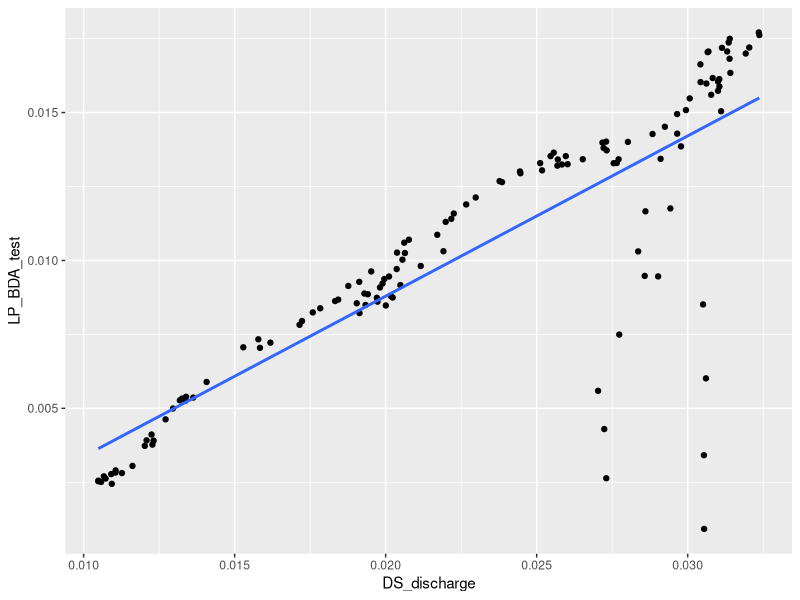

Here is the R script that generated this plot: (Note: this script raises an error after producing the figure.)
# library(Rmisc)
# library(conflicted)
library(dplyr)
library(tidyverse)
# library(lme4)
# library(lsmeans)
# library(car)
# library(readtext)
# library(vroom)
library(lubridate)

#### Discharge ####
# Just another way to change jday to date

# time_vec <- pull(Discharge, jday)
# origin <- as.Date("2021-01-01")
# Discharge$Date <- origin + time_vec
Discharge_2019 <- read.csv("BDA_Discharge.csv", header = T, sep = ",") %>%
  filter(year != 2020, year != 2021, creek != "North Fork Howard", 
         creek != "Little Fish", creek != "Lost Horse") %>%
  mutate(creek = case_when(creek == "Teepee" ~"TP", 
                           creek == "Fish" ~ "FH",
                           creek == "Lost Prairie" ~ "LP")) %>%
  add_column(Origin = as.Date("2020-01-01")) %>%
  mutate(Date = Origin + jday, .keep = "unused") %>%
  select(-X) %>%
  rename(Station = us.ds, Site = creek) %>%
  mutate(Date = format(Date, "%m/%d/%Y")) %>% # Makes date format match DOC dates
  na.exclude()

Discharge_2020 <- read.csv("BDA_Discharge.csv", header = T, sep = ",") %>%
  filter(year != 2019, year != 2021, creek != "North Fork Howard", 
         creek != "Little Fish", creek != "Lost Horse") %>%
  mutate(creek = case_when(creek == "Teepee" ~"TP", 
                           creek == "Fish" ~ "FH",
                           creek == "Lost Prairie" ~ "LP")) %>%
  add_column(Origin = as.Date("2020-01-01")) %>%
  mutate(Date = Origin + jday, .keep = "unused") %>%
  select(-X) %>%
  rename(Station = us.ds, Site = creek) %>%
  mutate(Date = format(Date, "%m/%d/%Y")) %>% # Makes date format match DOC dates
  na.exclude()

Discharge_2021 <- read.csv("BDA_Discharge.csv", header = T, sep = ",") %>%
  filter(year != 2019, year != 2020, creek != "North Fork Howard", 
         creek != "Little Fish", creek != "Lost Horse") %>%
  mutate(creek = case_when(creek == "Teepee" ~"TP", 
                           creek == "Fish" ~ "FH",
                           creek == "Lost Prairie" ~ "LP")) %>%
  add_column(Origin = as.Date("2021-01-01")) %>%
  mutate(Date = Origin + jday, .keep = "unused") %>%
  select(-X) %>%
  rename(Station = us.ds, Site = creek) %>%
  mutate(Date = format(Date, "%m/%d/%Y")) %>% # Makes date format match DOC and SPOC dates
  na.exclude()

# csv to transfer into the other script
write.csv(Discharge_2021, "Discharge_2021.csv", row.names = F)

# LP has missing Spring discharge from 2021, so we need to use the data from 2020
# to create a lm to predict Spring discharge for 2021. 

# Below steps are pulling out the discharge for each station at LP and combining into df

# 2019 data
LP_flow_19 <- Discharge_2019 %>%
  filter(Site == "LP") 
  
LP_DS_19 <- Discharge_2019 %>%
  filter(Site == "LP", Station == "DS") %>%
  rename(DS_discharge = mean.discharge.cms) %>%
  select(-Station)

LP_US_19 <- Discharge_2019 %>%
  filter(Site == "LP", Station == "US") %>%
  rename(US_discharge = mean.discharge.cms) %>%
  select(-Station)

LP_Spring_19 <- Discharge_2019 %>%
  filter(Site == "LP", Station == "Spring") %>%
  rename(Spring_discharge = mean.discharge.cms) %>%
  select(-Station)

LP_19_half <- full_join(LP_DS_19, LP_Spring_19) %>%
  mutate(LP_BDA_test = DS_discharge - Spring_discharge) %>%
  na.exclude()

LP_2019 <- full_join(LP_19_half, LP_US_19) %>%
  na.exclude()


## 2020 data ##
LP_flow_20 <- Discharge_2020 %>%
  filter(Site == "LP") 

LP_DS_20 <- Discharge_2020 %>%
  filter(Site == "LP", Station == "DS") %>%
  rename(DS_discharge = mean.discharge.cms) %>%
  select(-Station)

LP_US_20 <- Discharge_2020 %>%
  filter(Site == "LP", Station == "US") %>%
  rename(US_discharge = mean.discharge.cms) %>%
  select(-Station)

LP_Spring_20 <- Discharge_2020 %>%
  filter(Site == "LP", Station == "Spring") %>%
  rename(Spring_discharge = mean.discharge.cms) %>%
  select(-Station)

LP_20_half <- full_join(LP_DS_20, LP_Spring_20) %>%
  mutate(LP_BDA_test = DS_discharge - Spring_discharge) %>%
  na.exclude()

LP_2020 <- full_join(LP_20_half, LP_US_20) %>%
  na.exclude()

LP_spring_test <- LP_2020 %>%
  mutate(spring_test = DS_discharge - US_discharge) %>%
  select(spring_test, Date) %>%
  rename(mean.discharge.cms = spring_test) %>%
  mutate(Site = "LP", Station = "Spring_test")

LP_BDA <- LP_20_half %>%
  select(LP_BDA_test, Date) %>%
  rename(mean.discharge.cms = LP_BDA_test) %>%
  mutate(Site = "LP", Station = "BDA")

LP_flow_20 <- full_join(LP_flow_20, LP_BDA)
LP_flow_20 <- full_join(LP_flow_20, LP_spring_test)

# Model using data from 2020 on estimated BDA discharge
LP_2020 %>%
  ggplot(aes(DS_discharge, LP_BDA_test)) +
  geom_point() +
  geom_smooth(method = 'lm', se = F)

flow_lm_20 <- lm(LP_BDA_test~DS_discharge * US_discharge, data = LP_2020)
flow_summary_20 <- summary(flow_lm_20)
flow_Rsquared_20 <- summary(flow_lm_20)$r.squared # 0.9489

LP_Q_2021_test <- as_tibble(predict(flow_lm_20, newdata = c(LP_DS_2021, LP_US_2021))) %>%
  rename(mean.discharge.cms = value) %>%
  mutate(Station = "BDA", Site = "LP") %>%
  add_column(LP_Date_2021) %>%
  full_join(LP_DSUS) 

LP_Q_2021_test %>% 
  ggplot() +
  geom_line(aes(x = Date, 
                y = mean.discharge.cms, 
                group = Station, 
                color = Station))
# Plotting Spring discharge against US discharge to determine the correlation.
# First plot shows all 3 stations
LP_flow_20 %>% 
  ggplot() +
  geom_line(aes(x = Date, 
                y = mean.discharge.cms, 
                group = Station, 
                color = Station))

Discharge_2019 %>% 
  filter(Site == "LP") %>%
  ggplot() +
  geom_line(aes(x = Date, 
                y = mean.discharge.cms, 
                group = Station, 
                color = Station))
Discharge_2021 %>% 
  filter(Site == "FH") %>%
  ggplot() +
  geom_line(aes(x = Date, 
                y = mean.discharge.cms, 
                group = Station, 
                color = Station))


# Plot shows relationship between US and Spring station
LP_2019 %>%
  ggplot(aes(US_discharge, Spring_discharge)) +
  geom_point() +
  geom_smooth(method = 'lm', se = F)

LP_2020 %>%
  ggplot(aes(US_discharge, Spring_discharge)) +
  geom_point() +
  geom_smooth(method = 'lm', se = F)

# Percent differences between stations to show which ones are least different
flow_test <- LP_2020 %>%
  mutate(spring_test = DS_discharge - US_discharge,
         spring_percent_diff = (abs(spring_test - Spring_discharge))/((spring_test + Spring_discharge)/2) * 100,
         us_percent_diff = (abs(US_discharge - Spring_discharge))/((US_discharge + Spring_discharge)/2) * 100,)

# Creating a linear model to determine the relationship between US and Spring Q
# Model to predict Spring Q from US Q
flow_lm <- lm(Spring_discharge~US_discharge, data = flow_test)
flow_summary <- summary(flow_lm)
flow_Rsquared <- summary(flow_lm)$r.squared # r.squared = 0.92

flow_test$Date <- as.factor(flow_test$Date)
flow_lm1 <- lm(Spring_discharge~US_discharge*DS_discharge, data = flow_test)
flow_summary1 <- summary(flow_lm1)
flow_Rsquared1 <- summary(flow_lm1)$r.squared # 0.9369

flow_lm2 <- lm(Spring_discharge~DS_discharge, data = flow_test)
flow_summary2 <- summary(flow_lm2)
flow_Rsquared2 <- summary(flow_lm2)$r.squared # 0.9368887

cor(flow_test$Spring_discharge, flow_test$US_discharge)
cor(flow_test$US_discharge, flow_test$Spring_discharge)

lm_test <- full_join(LP_2019, LP_2020)


lm_2019 <- lm(Spring_discharge~US_discharge, data = lm_test)
flow_summary <- summary(lm_2019)
flow_Rsquared <- summary(lm_2019)$r.squared #0.77

# Getting Q for just LP
LP_2021 <- Discharge_2021 %>%
  filter(Site == "LP")
# map(LP_2021, ~sum(is.na(.)))

# Plot of 2021 US and DS Q
LP_2021 %>% 
  ggplot() +
  geom_line(aes(x = Date, 
                y = mean.discharge.cms, 
                group = Station, 
                color = Station))

# Q column for lm prediction
LP_US_2021 <- LP_2021 %>%
  filter(Station == "US") %>%
  select(mean.discharge.cms) %>%
  rename(US_discharge = mean.discharge.cms) %>%
  slice(1:67)

LP_DS_2021 <- LP_2021 %>%
  filter(Station == "DS") %>%
  select(mean.discharge.cms) %>%
  rename(DS_discharge = mean.discharge.cms) 

# US and DS discharge df
LP_DSUS <- LP_2021 %>%
  filter(Station != "Spring") %>%
  select(-year)
  
# Date column
LP_Date_2021 <- LP_2021 %>%
  filter(Station == "US") %>%
  select(Date) %>%
  slice(1:67)

# Predicting the spring discharge from the lm
# DS Q only goes to 8/18/21
LP_Q_2021 <- as_tibble(predict(flow_lm1, newdata = c(LP_US_2021, LP_DS_2021))) %>%
  rename(mean.discharge.cms = value) %>%
  mutate(Station = "Spring", Site = "LP") %>%
  add_column(LP_Date_2021) %>%
  full_join(LP_DSUS) 


# Plot for 2021 Q (DS, US, Spring)
LP_Q_2021 %>% 
  ggplot() +
  geom_line(aes(x = Date, 
                y = mean.discharge.cms, 
                group = Station, 
                color = Station))


# Calculating the BDA discharge - need to separate the discharge columns first.
DS <- LP_Q_2021 %>%
  filter(Station == "DS") %>%
  select(mean.discharge.cms, Date) %>%
  rename(DS_Q = mean.discharge.cms)
  
Spring <- LP_Q_2021 %>%
  filter(Station == "Spring") %>%
  select(mean.discharge.cms, Date) %>%
  rename(Spring_Q = mean.discharge.cms)

BDA <- full_join(DS, Spring) %>%
  mutate(BDA_Q = DS_Q - Spring_Q) %>%
  select(Date, BDA_Q) %>%
  rename(mean.discharge.cms = BDA_Q) %>%
  mutate(Station = "BDA", Site = "LP")

LP_Q_2021 <- full_join(LP_Q_2021, BDA) %>%
  na.exclude()

# .csv to transfer into other script
write.csv(LP_Q_2021, "LP_Q_2021.csv", row.names = F)

# Starts 4/25/2021
TP_Q_dates <- Discharge_2021 %>% 
  filter(Site == "TP")

# Starts 6/2/2021
FH_Q_dates <- Discharge_2021 %>% 
  filter(Site == "FH")

# Starts 6/10/2021
LP_Q_dates <- Discharge_2021 %>% 
  filter(Site == "LP")


